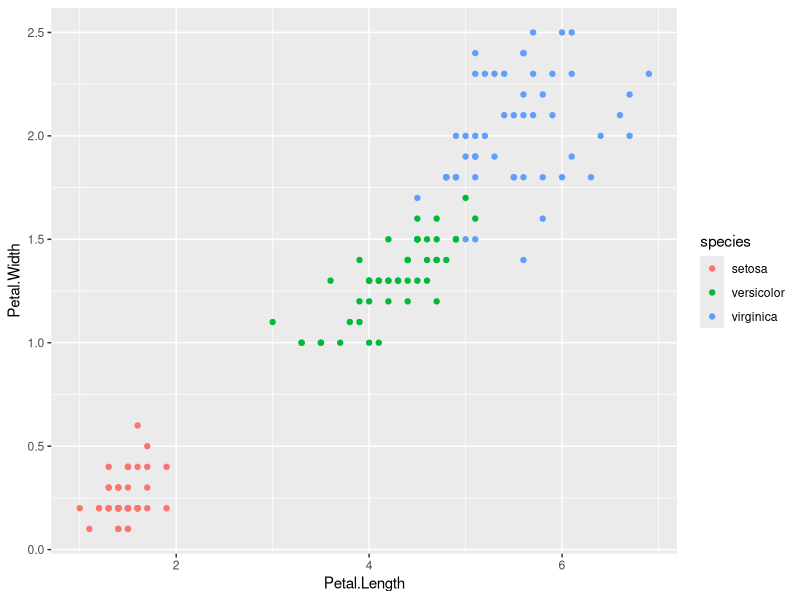

Write R code to recreate this figure.
# Carregando a library de gráficos bonitinhos
library(ggplot2)

# Definindo o número de random()
set.seed(1)

# Carregamos o dataset sobre as flores Iris
data(iris)

# Extraimos as colunas de 1 a 4 para a variavel my_iris
my_iris <- iris[,1:4]

# Extraimos a coluna 5 para a variável especies
species <- iris[,5]

# Criamos um agrupamento de 3
km <- kmeans(my_iris, 3, nstart = 20)

# Imprimindo o conteúdo de KM
# Aqui nós conseguimos dados com o total_SS
# O total_SS significa o sum of squares by cluster
# com o dataset do iris nós chegamos a 88,4% de confiabilidade
km

# Exibindo o resultado do agrupamento em forma de tablea
table(km$cluster, species)

# Exindo o resultado via gráfico
ggplot(iris, aes(Petal.Length, Petal.Width, color = species)) + geom_point()
